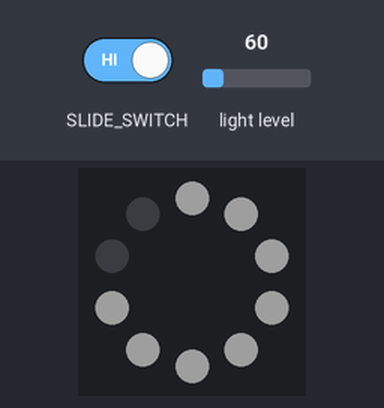
Bench run of a program on a simulated Circuit Playground running CircuitPython. Shown: the board's ring of 10 RGB LEDs (number 0 left of the top, counting anticlockwise). Inputs (shaded band) come from the test bench; at power-on: light level 60. Dim RGB values are drawn brighter than linear.

Above: at 1.2 s.
1.3 s: light level set to 6
At 2.5 s:
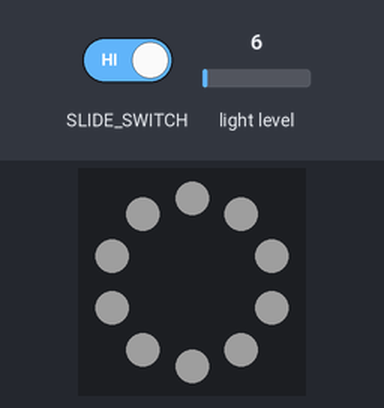
2.8 s: slide switch moved to the right
At 3.5 s:
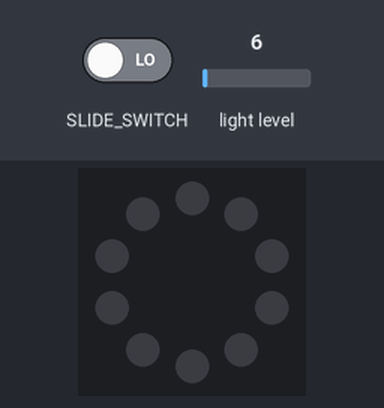
4.3 s: slide switch moved to the left
At 5.5 s:
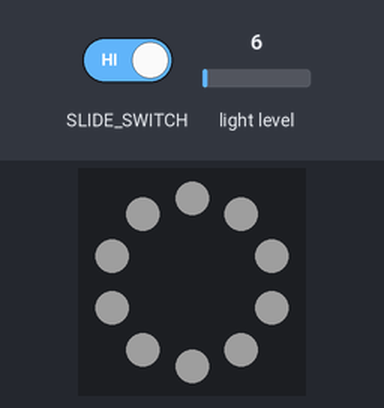
5.8 s: light level set to 160
At 7.0 s:
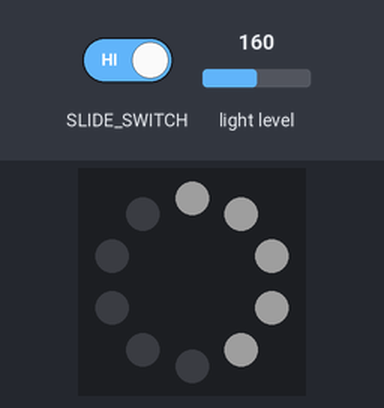
7.3 s: light level set to 240
At 8.3 s:
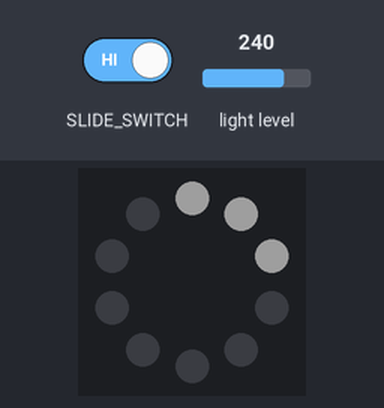
Timing chart, 0 to 9.8 s (numbered marks = the images above; inputs shaded):
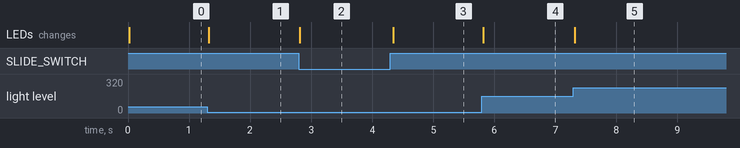

The program:

AutoFlashlight.py
```python
# -*- coding: utf-8 -*-
"""
Created on Thu Jan 20 07:28:14 2022

@author: Justin
"""

import time
from adafruit_circuitplayground import cp


cp.pixels.brightness = 0.3


def scale_range(value):

    return round(value / 310*9)

while True:
    if cp.switch is False:
        for i in range(10):
            peak = scale_range(cp.light)
            if i >= peak:
                cp.pixels[i] = (0, 0, 0)
            else:
                cp.pixels[i] = (0, 0, 0)
        cp.pixels.show()
        time.sleep(.1)
    if cp.switch is True:
        peak = scale_range(cp.light)
        time.sleep(.01)

        for i in range(10):
            if i >= peak:
                cp.pixels[i] = (100, 100, 100)
            else:
                cp.pixels[i] = (0, 0, 0)
        cp.pixels.show()
```

Measured:
- after the input at 1.3 s, the LEDs: change at once (image 1)
- after the input at 2.8 s, the LEDs: change at once (image 2)
- after the input at 4.3 s, the LEDs: change after 0.05 s (image 3)
- after the input at 5.8 s, the LEDs: change at once (image 4)
- after the input at 7.3 s, the LEDs: change at once (image 5)
